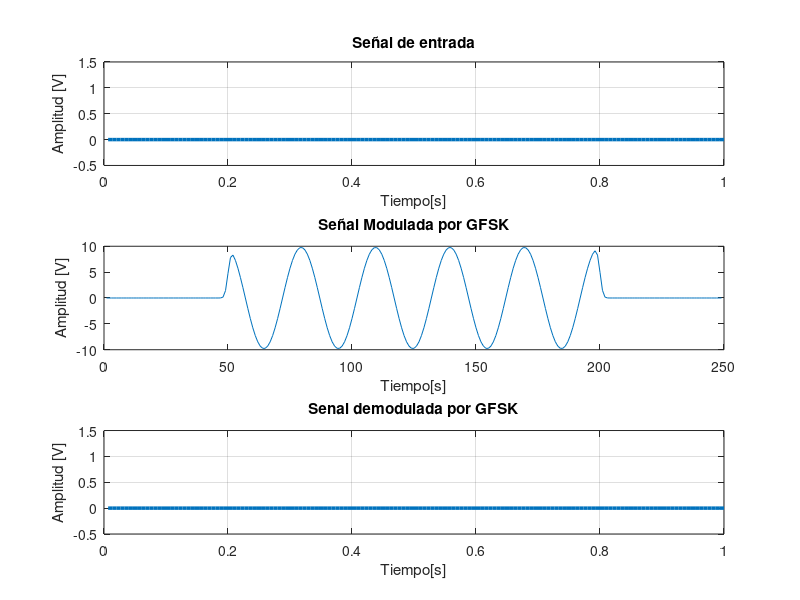

Here is the MATLAB script that generated this plot:

x = input('Ingrese la trma de bits para modular = '); % [1 0 0 1 0 0 1 1 1 1 0 0 0 1 1 1 0]
                                                      % [0 0 0 0 0 0 0 0 1 0 0 0 0 0 0 0 0]
                                                      % [1 1 1 1 0 0 1 1 1 0 0 1 0 1 0 1 1]
                                                      % [1 1 1 1 1 1 1 1 1 1 1 1 1 1 1 0 0]
                                                      % [0 1 0 1 0 1 0 1 0 1 0 1 0 1 0 1 0]
                                                     
tic; % empezando a medir el tiempo

N = length(x); % mido la distnAm_carrieria dle mensaje
Tb = 1; % tiempo de bit
nb = 150; % numero the muestras por bit

digit = []; 
for n = 1:1:N
    if x(n) == 1
       sig = ones(1,nb); %relleno con 1s
    else
        sig = zeros(1,nb); %relleno con 0s
    end
     digit = [digit sig]; %aqui esta la señal
end

t1 = Tb/nb:Tb/nb:nb*N*(Tb/nb);   %calculo el tiempo para mostrar la señal
figure('Name','ModulAm_carrierion GFSK','NumberTitle','off'); 
subplot(3,1,1); 
plot(t1,digit,'LineWidth',2.5);
grid on;
axis([0 Tb*N -0.5 1.5]);
xlabel('Tiempo[s]');
ylabel('Amplitud [V]');
title('Señal de entrada');


% **************************** ModulAm_carrierion FSK

Am_carrier = 10;         %Amplitud del carrier  
Brate = 1/Tb;            %Bit rate
Frec_c_1 = Brate*10;     %Frecuencia del Carrier para entrada '1'
Frec_c_2 = Brate*5;      %Frecuencia del Carrier para entrada '0'
t2 = Tb/nb:Tb/nb:Tb;     %señal del tiempo   

mod = [];
for i = 1:1:N
    if (x(i) == 1)
        y = Am_carrier*cos(2*pi*Frec_c_1*t2);   %Modulation signal with carrier signal 1
    else
        y = Am_carrier*cos(2*pi*Frec_c_2*t2);   %Modulation signal with carrier signal 2
    end
    mod = [mod y]; %Señal modulada
end
% Filtrado Gaussiano  *****************************
gaussian_filter = fspecial('gaussian',[1 100],1);

gfsk = conv(mod,gaussian_filter);

subplot(3,1,2);
plot(gfsk);
xlabel('Tiempo[s]');
ylabel('Amplitud [V]');
title('Señal Modulada por GFSK'); %señal modulada por Gaussian FSK

% *************************** GFSK Demodulation
x = mod;

h = 5;   % ATENUAm_carrierION DE LA SENAL 
w = 7;   % RUIDO
% SENAL RECIBIDA *********************************

y = h.*x + w;   % Convolucion
s = length(t2);
demod = [];
for n = s:s:length(y)
  t4 = Tb/nb:Tb/nb:Tb;        
  c1 = cos(2*pi*Frec_c_1*t4);      % Senal del carrier para un 1 binario
  c2 = cos(2*pi*Frec_c_2*t4);      % Senal del carrier para un o binario
  mc1 = c1.*y((n-(s-1)):n);   % Convolucion 
  mc2 = c2.*y((n-(s-1)):n);   % Convolucion 
  t5 = Tb/nb:Tb/nb:Tb;
  z1 = trapz(t5,mc1);         % IntregAm_carrierion 
  z2 = trapz(t5,mc2);         % IntregAm_carrierion 
  rz1 = round(2*z1/Tb);
  rz2 = round(2*z2/Tb);
  if(rz1 > Am_carrier/2)              % condiciones logicas
    a = 1;
  else
    a = 0;
  end
  demod = [demod a];
end

% ********** RepresentAm_carrierion demodulada de la informAm_carrierion como una senal digital **d********
digit = [];
for n = 1:length(demod)
    if demod(n) == 1
       sig = ones(1,nb);
    else
        sig = zeros(1,nb);
    end
     digit = [digit sig];
end
t5 = Tb/nb:Tb/nb:nb*length(demod)*(Tb/nb);   % Time period
subplot(3,1,3)
plot(t5,digit,'LineWidth',2.5);grid on;
axis([0 Tb*length(demod) -0.5 1.5]);
xlabel('Tiempo[s]');
ylabel('Amplitud [V]');
title('Senal demodulada por GFSK');
tiempo_exe = toc;
fprintf('Tiempo total de ejecución: %.4f segundos\n', tiempo_exe);